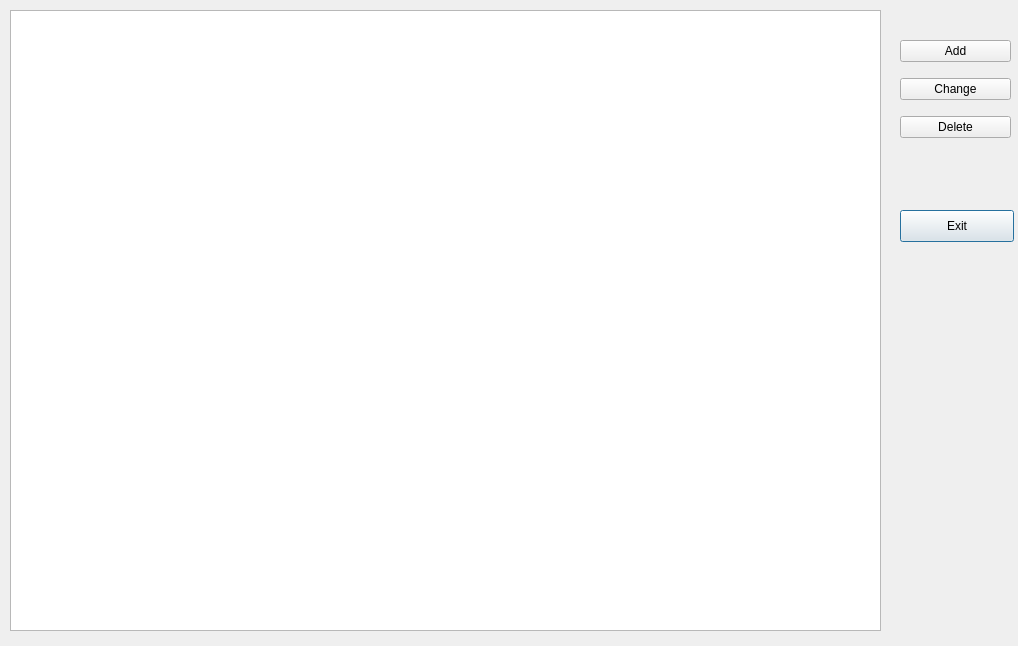
<?xml version="1.0" encoding="UTF-8"?>
<ui version="4.0">
 <class>KeyMaintainDialog</class>
 <widget class="QDialog" name="KeyMaintainDialog">
  <property name="geometry">
   <rect>
    <x>0</x>
    <y>0</y>
    <width>1018</width>
    <height>646</height>
   </rect>
  </property>
  <property name="windowTitle">
   <string>Dialog</string>
  </property>
  <widget class="QTableWidget" name="keyTable">
   <property name="geometry">
    <rect>
     <x>10</x>
     <y>10</y>
     <width>871</width>
     <height>621</height>
    </rect>
   </property>
  </widget>
  <widget class="QPushButton" name="exitButton">
   <property name="geometry">
    <rect>
     <x>900</x>
     <y>210</y>
     <width>114</width>
     <height>32</height>
    </rect>
   </property>
   <property name="text">
    <string>Exit</string>
   </property>
  </widget>
  <widget class="QWidget" name="layoutWidget">
   <property name="geometry">
    <rect>
     <x>900</x>
     <y>30</y>
     <width>111</width>
     <height>121</height>
    </rect>
   </property>
   <layout class="QVBoxLayout" name="verticalLayout">
    <item>
     <widget class="QPushButton" name="addButton">
      <property name="text">
       <string>Add</string>
      </property>
     </widget>
    </item>
    <item>
     <widget class="QPushButton" name="changeButton">
      <property name="text">
       <string>Change</string>
      </property>
     </widget>
    </item>
    <item>
     <widget class="QPushButton" name="deleteButton">
      <property name="text">
       <string>Delete</string>
      </property>
     </widget>
    </item>
   </layout>
  </widget>
 </widget>
 <resources/>
 <connections>
  <connection>
   <sender>addButton</sender>
   <signal>clicked()</signal>
   <receiver>KeyMaintainDialog</receiver>
   <slot>add_key()</slot>
   <hints>
    <hint type="sourcelabel">
     <x>949</x>
     <y>52</y>
    </hint>
    <hint type="destinationlabel">
     <x>763</x>
     <y>166</y>
    </hint>
   </hints>
  </connection>
  <connection>
   <sender>changeButton</sender>
   <signal>clicked()</signal>
   <receiver>KeyMaintainDialog</receiver>
   <slot>change_key()</slot>
   <hints>
    <hint type="sourcelabel">
     <x>1000</x>
     <y>92</y>
    </hint>
    <hint type="destinationlabel">
     <x>788</x>
     <y>292</y>
    </hint>
   </hints>
  </connection>
  <connection>
   <sender>deleteButton</sender>
   <signal>clicked()</signal>
   <receiver>KeyMaintainDialog</receiver>
   <slot>delete_key()</slot>
   <hints>
    <hint type="sourcelabel">
     <x>962</x>
     <y>129</y>
    </hint>
    <hint type="destinationlabel">
     <x>719</x>
     <y>336</y>
    </hint>
   </hints>
  </connection>
  <connection>
   <sender>exitButton</sender>
   <signal>clicked()</signal>
   <receiver>KeyMaintainDialog</receiver>
   <slot>accept()</slot>
   <hints>
    <hint type="sourcelabel">
     <x>987</x>
     <y>223</y>
    </hint>
    <hint type="destinationlabel">
     <x>702</x>
     <y>390</y>
    </hint>
   </hints>
  </connection>
 </connections>
 <slots>
  <slot>item_clicked()</slot>
  <slot>add_key()</slot>
  <slot>change_key()</slot>
  <slot>delete_key()</slot>
 </slots>
</ui>
